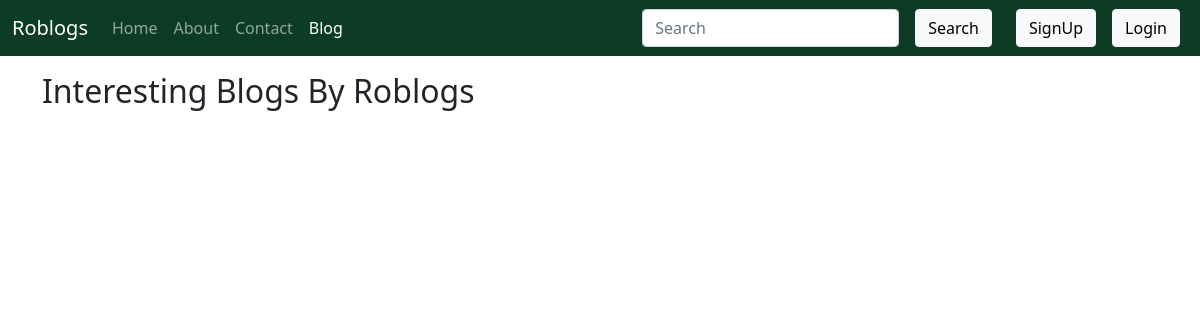
Before: /blog/ with the older database file.
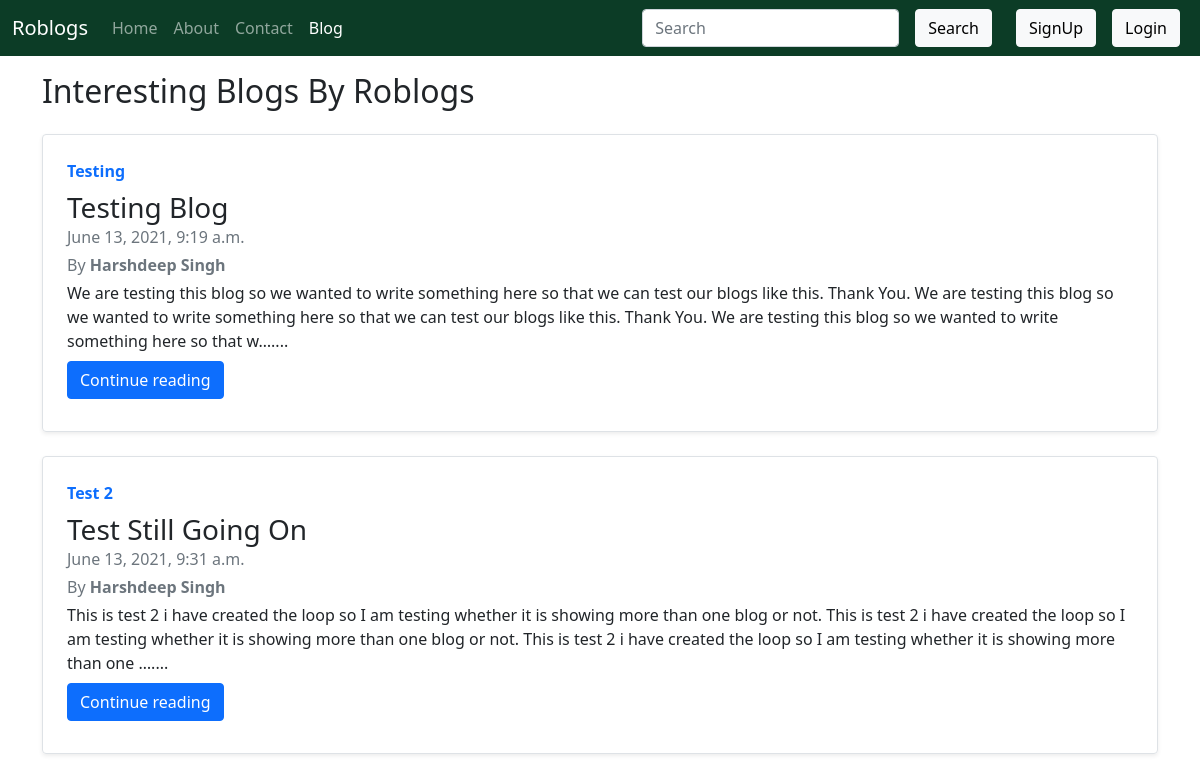
After: the same page with the newer database file.
### Blog/models.py (models this page shows, shortened)
class Post(models.Model):
    sno = models.AutoField(primary_key=True)
    title = models.CharField(max_length=255)
    category = models.CharField(max_length=255, default='Interesting')
    content = models.TextField()
    slug = models.CharField(max_length=130, default='slug')
    author = models.CharField(max_length=100)
    timeStamp = models.DateTimeField(blank=True)

### Blog/views.py (the view)
# urls.py: path('', views.blogHome, name='blogHome'),
def blogHome(request):
    allPosts = Post.objects.all()
    context = {'allPosts':allPosts}
    return render(request, 'blog/blogHome.html', context)

### templates/blog/blogHome.html (shortened to what this page needs)
{% extends 'base.html' %}
{% block blogactive %} active {% endblock blogactive %}
{% block body %}
<div class="container my-3">
    <h2 class="mb-2">Interesting Blogs By Roblogs</h2>
    {% for post in allPosts %}
    <div class="row g-0 border rounded overflow-hidden flex-md-row mb-4 shadow-sm h-md-250 position-relative my-4">
        <div class="col p-4 d-flex flex-column position-static">
            <strong class="d-inline-block mb-2 text-primary">{{post.category}}</strong>
            <h3 class="mb-0"><a class="text-dark text-decoration-none" href="/blog/{{post.slug}}">{{post.title}}</a></h3>
            <div class="mb-1 text-muted">{{post.timeStamp}}</div>
            <div class="mb-1 text-muted">By <strong>{{post.author}}</strong></div>
            <p class="card-text mb-auto">{{post.content|truncatechars:300}}....</p>
            <div class="my-2">
            <a href="/blog/{{post.slug}}" role="button" class="btn btn-primary">Continue reading</a>
            </div>
        </div>
    </div>
    {% endfor %}
</div>
{% endblock body %}

Changed rows visible on the page:
added Post: category "Testing", title "Testing Blog", timeStamp "June 13, 2021, 9:19 a.m.", author "Harshdeep Singh", content "We are testing this blog so we wanted to write something here so that we can test our blogs like this. Thank You. We are testing this blog so we wanted to write something here so that we can test our blogs like this. Thank You. We are testing this blog so we wanted to write something here so that w…"
added Post: category "Test 2", title "Test Still Going On", timeStamp "June 13, 2021, 9:31 a.m.", author "Harshdeep Singh", content "This is test 2 i have created the loop so I am testing whether it is showing more than one blog or not. This is test 2 i have created the loop so I am testing whether it is showing more than one blog or not. This is test 2 i have created the loop so I am testing whether it is showing more than one …"
